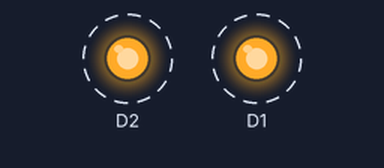
Simulated run of this sketch. Board: ESP8266 (NodeMCU). On the bench: output pins drawn as LEDs (lit = HIGH). Dashed ring = blinking.

Above: at 0.2 s.
Timing chart, 0 to 3.0 s (numbered marks = the images above):
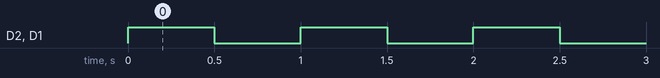

Measured:
- by itself, D2, D1: alternates HIGH for 0.50 s and LOW for 0.50 s

The sketch:

Vehicle_Indicator.ino
```cpp
int blue=D1, green=D2;

void setup() {
  pinMode(D1, OUTPUT);
  pinMode(D2, OUTPUT);
}

void loop() {
digitalWrite(D1, HIGH);
digitalWrite(D2, HIGH);
delay(500);

digitalWrite(D1, LOW);
digitalWrite(D2, LOW);
delay(500);
}
```
